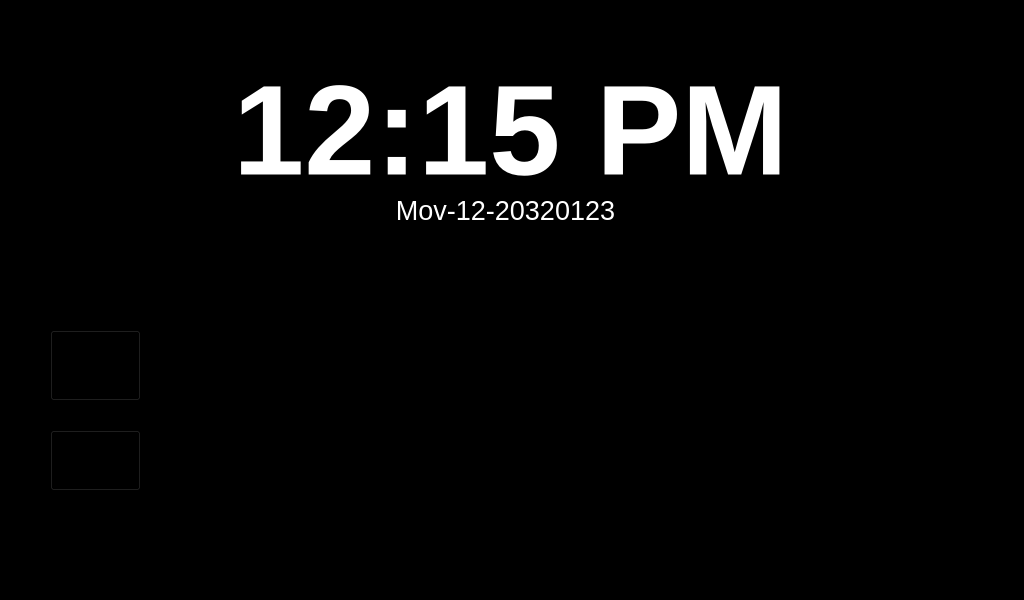
<?xml version="1.0" encoding="UTF-8"?>
<ui version="4.0">
 <class>MainWindow</class>
 <widget class="QMainWindow" name="MainWindow">
  <property name="geometry">
   <rect>
    <x>0</x>
    <y>0</y>
    <width>1024</width>
    <height>600</height>
   </rect>
  </property>
  <property name="sizePolicy">
   <sizepolicy hsizetype="Ignored" vsizetype="Ignored">
    <horstretch>0</horstretch>
    <verstretch>0</verstretch>
   </sizepolicy>
  </property>
  <property name="minimumSize">
   <size>
    <width>1024</width>
    <height>600</height>
   </size>
  </property>
  <property name="maximumSize">
   <size>
    <width>1024</width>
    <height>600</height>
   </size>
  </property>
  <property name="baseSize">
   <size>
    <width>1024</width>
    <height>600</height>
   </size>
  </property>
  <property name="windowTitle">
   <string>MainWindow</string>
  </property>
  <property name="toolTip">
   <string notr="true"/>
  </property>
  <property name="styleSheet">
   <string notr="true">background-color: rgb(0, 0, 0);</string>
  </property>
  <widget class="QWidget" name="centralwidget">
   <widget class="QStackedWidget" name="FirstStack">
    <property name="geometry">
     <rect>
      <x>0</x>
      <y>0</y>
      <width>1024</width>
      <height>600</height>
     </rect>
    </property>
    <property name="sizePolicy">
     <sizepolicy hsizetype="Fixed" vsizetype="Fixed">
      <horstretch>0</horstretch>
      <verstretch>0</verstretch>
     </sizepolicy>
    </property>
    <property name="minimumSize">
     <size>
      <width>1024</width>
      <height>600</height>
     </size>
    </property>
    <property name="maximumSize">
     <size>
      <width>1024</width>
      <height>600</height>
     </size>
    </property>
    <property name="baseSize">
     <size>
      <width>1024</width>
      <height>600</height>
     </size>
    </property>
    <property name="font">
     <font>
      <pointsize>32</pointsize>
     </font>
    </property>
    <property name="tabletTracking">
     <bool>true</bool>
    </property>
    <property name="autoFillBackground">
     <bool>false</bool>
    </property>
    <property name="styleSheet">
     <string notr="true">background-color: rgb(0, 0, 0);</string>
    </property>
    <property name="currentIndex">
     <number>0</number>
    </property>
    <widget class="QWidget" name="MainButtons">
     <widget class="QLabel" name="DateTime">
      <property name="geometry">
       <rect>
        <x>300</x>
        <y>180</y>
        <width>411</width>
        <height>61</height>
       </rect>
      </property>
      <property name="font">
       <font>
        <family>Ubuntu</family>
        <pointsize>20</pointsize>
        <italic>false</italic>
       </font>
      </property>
      <property name="autoFillBackground">
       <bool>false</bool>
      </property>
      <property name="styleSheet">
       <string notr="true">color: rgb(255, 255, 255);
background-color: rgba(255, 255, 255, 0);</string>
      </property>
      <property name="text">
       <string>Mov-12-20320123</string>
      </property>
      <property name="textFormat">
       <enum>Qt::TextFormat::AutoText</enum>
      </property>
      <property name="alignment">
       <set>Qt::AlignmentFlag::AlignCenter</set>
      </property>
     </widget>
     <widget class="QLabel" name="Digital_Clock">
      <property name="geometry">
       <rect>
        <x>200</x>
        <y>20</y>
        <width>621</width>
        <height>221</height>
       </rect>
      </property>
      <property name="font">
       <font>
        <family>Ubuntu</family>
        <pointsize>96</pointsize>
        <bold>true</bold>
       </font>
      </property>
      <property name="styleSheet">
       <string notr="true">color: rgb(255, 255, 255);
background-color: rgba(255, 255, 255, 0);</string>
      </property>
      <property name="text">
       <string>12:15 PM</string>
      </property>
      <property name="alignment">
       <set>Qt::AlignmentFlag::AlignCenter</set>
      </property>
     </widget>
     <widget class="QLabel" name="label">
      <property name="geometry">
       <rect>
        <x>210</x>
        <y>40</y>
        <width>601</width>
        <height>211</height>
       </rect>
      </property>
      <property name="styleSheet">
       <string notr="true">image: url(:/icons/icons/clock.png);
background-color: rgba(255, 255, 255, 0);</string>
      </property>
      <property name="text">
       <string/>
      </property>
     </widget>
     <widget class="QWidget" name="layoutWidget">
      <property name="geometry">
       <rect>
        <x>200</x>
        <y>320</y>
        <width>611</width>
        <height>211</height>
       </rect>
      </property>
      <layout class="QGridLayout" name="gridLayout">
       <item row="0" column="0">
        <widget class="QPushButton" name="Video_Button">
         <property name="sizePolicy">
          <sizepolicy hsizetype="Maximum" vsizetype="Maximum">
           <horstretch>0</horstretch>
           <verstretch>0</verstretch>
          </sizepolicy>
         </property>
         <property name="minimumSize">
          <size>
           <width>91</width>
           <height>91</height>
          </size>
         </property>
         <property name="focusPolicy">
          <enum>Qt::FocusPolicy::NoFocus</enum>
         </property>
         <property name="contextMenuPolicy">
          <enum>Qt::ContextMenuPolicy::NoContextMenu</enum>
         </property>
         <property name="styleSheet">
          <string notr="true">image: url(:/icons/icons/video.png);</string>
         </property>
         <property name="text">
          <string/>
         </property>
         <property name="flat">
          <bool>true</bool>
         </property>
        </widget>
       </item>
       <item row="0" column="1">
        <widget class="QPushButton" name="Music_Button">
         <property name="sizePolicy">
          <sizepolicy hsizetype="Maximum" vsizetype="Maximum">
           <horstretch>0</horstretch>
           <verstretch>0</verstretch>
          </sizepolicy>
         </property>
         <property name="minimumSize">
          <size>
           <width>91</width>
           <height>91</height>
          </size>
         </property>
         <property name="focusPolicy">
          <enum>Qt::FocusPolicy::NoFocus</enum>
         </property>
         <property name="contextMenuPolicy">
          <enum>Qt::ContextMenuPolicy::NoContextMenu</enum>
         </property>
         <property name="styleSheet">
          <string notr="true">image: url(:/icons/icons/music.png);</string>
         </property>
         <property name="text">
          <string/>
         </property>
         <property name="flat">
          <bool>true</bool>
         </property>
        </widget>
       </item>
       <item row="0" column="2">
        <widget class="QPushButton" name="Camera_Button">
         <property name="sizePolicy">
          <sizepolicy hsizetype="Maximum" vsizetype="Maximum">
           <horstretch>0</horstretch>
           <verstretch>0</verstretch>
          </sizepolicy>
         </property>
         <property name="minimumSize">
          <size>
           <width>91</width>
           <height>91</height>
          </size>
         </property>
         <property name="focusPolicy">
          <enum>Qt::FocusPolicy::NoFocus</enum>
         </property>
         <property name="contextMenuPolicy">
          <enum>Qt::ContextMenuPolicy::NoContextMenu</enum>
         </property>
         <property name="styleSheet">
          <string notr="true">image: url(:/icons/icons/camera.png);</string>
         </property>
         <property name="text">
          <string/>
         </property>
         <property name="flat">
          <bool>true</bool>
         </property>
        </widget>
       </item>
       <item row="0" column="3">
        <widget class="QPushButton" name="Prayer_Button">
         <property name="sizePolicy">
          <sizepolicy hsizetype="Maximum" vsizetype="Maximum">
           <horstretch>0</horstretch>
           <verstretch>0</verstretch>
          </sizepolicy>
         </property>
         <property name="minimumSize">
          <size>
           <width>91</width>
           <height>91</height>
          </size>
         </property>
         <property name="focusPolicy">
          <enum>Qt::FocusPolicy::NoFocus</enum>
         </property>
         <property name="contextMenuPolicy">
          <enum>Qt::ContextMenuPolicy::NoContextMenu</enum>
         </property>
         <property name="acceptDrops">
          <bool>false</bool>
         </property>
         <property name="toolTip">
          <string notr="true"/>
         </property>
         <property name="statusTip">
          <string notr="true"/>
         </property>
         <property name="whatsThis">
          <string notr="true"/>
         </property>
         <property name="styleSheet">
          <string notr="true">image: url(:/icons/icons/prayer.png);</string>
         </property>
         <property name="text">
          <string/>
         </property>
         <property name="flat">
          <bool>true</bool>
         </property>
        </widget>
       </item>
       <item row="1" column="0">
        <widget class="QPushButton" name="Weather_Button">
         <property name="sizePolicy">
          <sizepolicy hsizetype="Maximum" vsizetype="Maximum">
           <horstretch>0</horstretch>
           <verstretch>0</verstretch>
          </sizepolicy>
         </property>
         <property name="minimumSize">
          <size>
           <width>91</width>
           <height>91</height>
          </size>
         </property>
         <property name="focusPolicy">
          <enum>Qt::FocusPolicy::NoFocus</enum>
         </property>
         <property name="contextMenuPolicy">
          <enum>Qt::ContextMenuPolicy::NoContextMenu</enum>
         </property>
         <property name="styleSheet">
          <string notr="true">image: url(:/icons/icons/weather.png);</string>
         </property>
         <property name="text">
          <string/>
         </property>
         <property name="flat">
          <bool>true</bool>
         </property>
        </widget>
       </item>
       <item row="1" column="1">
        <widget class="QPushButton" name="Bluetooth_Button">
         <property name="enabled">
          <bool>true</bool>
         </property>
         <property name="sizePolicy">
          <sizepolicy hsizetype="Maximum" vsizetype="Maximum">
           <horstretch>0</horstretch>
           <verstretch>0</verstretch>
          </sizepolicy>
         </property>
         <property name="minimumSize">
          <size>
           <width>91</width>
           <height>91</height>
          </size>
         </property>
         <property name="focusPolicy">
          <enum>Qt::FocusPolicy::NoFocus</enum>
         </property>
         <property name="contextMenuPolicy">
          <enum>Qt::ContextMenuPolicy::NoContextMenu</enum>
         </property>
         <property name="toolTip">
          <string>&lt;!DOCTYPE HTML PUBLIC &quot;-//W3C//DTD HTML 4.0//EN&quot; &quot;http://www.w3.org/TR/REC-html40/strict.dtd&quot;&gt;
&lt;html&gt;&lt;head&gt;&lt;meta name=&quot;qrichtext&quot; content=&quot;1&quot; /&gt;&lt;meta charset=&quot;utf-8&quot; /&gt;&lt;style type=&quot;text/css&quot;&gt;
p, li { white-space: pre-wrap; }
hr { height: 1px; border-width: 0; }
li.unchecked::marker { content: &quot;\2610&quot;; }
li.checked::marker { content: &quot;\2612&quot;; }
&lt;/style&gt;&lt;/head&gt;&lt;body style=&quot; font-family:'Sans'; font-size:10pt; font-weight:400; font-style:normal;&quot;&gt;
&lt;p style=&quot;-qt-paragraph-type:empty; margin-top:0px; margin-bottom:0px; margin-left:0px; margin-right:0px; -qt-block-indent:0; text-indent:0px;&quot;&gt;&lt;br /&gt;&lt;/p&gt;&lt;/body&gt;&lt;/html&gt;</string>
         </property>
         <property name="autoFillBackground">
          <bool>false</bool>
         </property>
         <property name="styleSheet">
          <string notr="true">image: url(:/icons/icons/bluetooth.png);</string>
         </property>
         <property name="text">
          <string/>
         </property>
         <property name="flat">
          <bool>true</bool>
         </property>
        </widget>
       </item>
       <item row="1" column="2">
        <widget class="QPushButton" name="Settings_Button">
         <property name="sizePolicy">
          <sizepolicy hsizetype="Maximum" vsizetype="Maximum">
           <horstretch>0</horstretch>
           <verstretch>0</verstretch>
          </sizepolicy>
         </property>
         <property name="minimumSize">
          <size>
           <width>91</width>
           <height>91</height>
          </size>
         </property>
         <property name="focusPolicy">
          <enum>Qt::FocusPolicy::NoFocus</enum>
         </property>
         <property name="contextMenuPolicy">
          <enum>Qt::ContextMenuPolicy::NoContextMenu</enum>
         </property>
         <property name="autoFillBackground">
          <bool>false</bool>
         </property>
         <property name="styleSheet">
          <string notr="true">image: url(:/icons/icons/settings.png);</string>
         </property>
         <property name="text">
          <string/>
         </property>
         <property name="autoDefault">
          <bool>false</bool>
         </property>
         <property name="flat">
          <bool>true</bool>
         </property>
        </widget>
       </item>
       <item row="1" column="3">
        <widget class="QPushButton" name="Info_Button">
         <property name="sizePolicy">
          <sizepolicy hsizetype="Maximum" vsizetype="Maximum">
           <horstretch>0</horstretch>
           <verstretch>0</verstretch>
          </sizepolicy>
         </property>
         <property name="minimumSize">
          <size>
           <width>91</width>
           <height>91</height>
          </size>
         </property>
         <property name="focusPolicy">
          <enum>Qt::FocusPolicy::NoFocus</enum>
         </property>
         <property name="contextMenuPolicy">
          <enum>Qt::ContextMenuPolicy::NoContextMenu</enum>
         </property>
         <property name="autoFillBackground">
          <bool>false</bool>
         </property>
         <property name="styleSheet">
          <string notr="true">image: url(:/icons/icons/info.png);</string>
         </property>
         <property name="text">
          <string/>
         </property>
         <property name="flat">
          <bool>true</bool>
         </property>
        </widget>
       </item>
      </layout>
     </widget>
     <widget class="QPushButton" name="Map_Button">
      <property name="geometry">
       <rect>
        <x>50</x>
        <y>330</y>
        <width>91</width>
        <height>71</height>
       </rect>
      </property>
      <property name="text">
       <string>Platoon Map</string>
      </property>
     </widget>
     <widget class="QPushButton" name="Gauge_Cluster_Button">
      <property name="geometry">
       <rect>
        <x>50</x>
        <y>430</y>
        <width>91</width>
        <height>61</height>
       </rect>
      </property>
      <property name="text">
       <string>Gauge Cluster</string>
      </property>
     </widget>
     <zorder>layoutWidget</zorder>
     <zorder>label</zorder>
     <zorder>Digital_Clock</zorder>
     <zorder>DateTime</zorder>
     <zorder>Map_Button</zorder>
     <zorder>Gauge_Cluster_Button</zorder>
    </widget>
   </widget>
  </widget>
 </widget>
 <resources/>
 <connections/>
</ui>
